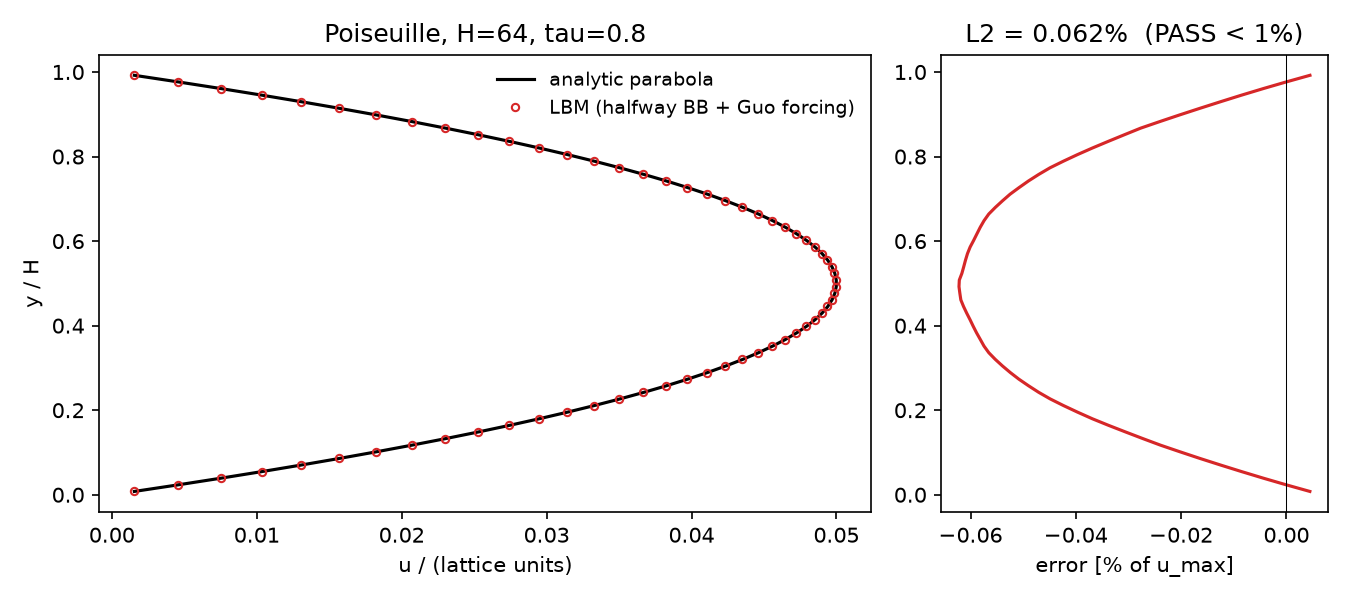

Write Python code to recreate this figure.
#!/usr/bin/env python3
"""Phase 2 gate #1: body-force-driven plane Poiseuille flow.

Converged velocity profile vs the analytic parabola
    u(y) = 4 u_max yhat (1 - yhat),   u_max = F H^2 / (8 rho nu)
PASS: relative L2 error < 1%.

tau and u_max come from scenes/channel_poiseuille.yaml through the units
discipline; the grid adds the two wall rows on top of H so the channel is
exactly H = cells_per_char cells wide (halfway bounce-back puts the
no-slip planes half a cell inside the wall rows).
"""

from __future__ import annotations

import sys
from pathlib import Path

sys.path.insert(0, str(Path(__file__).resolve().parent.parent))

import matplotlib
matplotlib.use("Agg")
import matplotlib.pyplot as plt
import torch

from lbm.config import load_scene
from lbm.solver import Solver

OUT = Path(__file__).resolve().parent


def solver_class(name: str):
    if name == "fused":
        from lbm.fused import FusedSolver
        return FusedSolver
    return Solver


def main(device: str = "auto", solver: str = "reference") -> int:
    scene = load_scene("channel_poiseuille")
    tau, u_max = scene.units.tau, scene.units.u_lat
    h = int(scene.units.cells)             # channel height H in cells
    nu = scene.units.nu_lat
    fx = 8.0 * nu * u_max / h**2           # force that yields u_max
    nx, ny = 64, h + 2                     # periodic x; +2 wall rows

    s = solver_class(solver)(
        nx, ny, tau=tau, u_char=u_max, device=device,
        inlet_outlet=False, wall_y=True, body_force=(fx, 0.0),
        init_noise=0.0, scene_name="poiseuille_validation")
    print(f"Poiseuille: H={h}, tau={tau}, nu={nu:.4g}, fx={fx:.4g}, "
          f"target u_max={u_max}, device={s.device}")

    prev = None
    for chunk in range(200):
        for _ in range(2000):
            s.step()
        _, u = s.macroscopics()
        prof = u[0, nx // 2, 1:-1].clone()
        if prev is not None:
            delta = float((prof - prev).abs().max()) / u_max
            if delta < 1e-9:
                break
        prev = prof
    print(f"converged after {s.step_count} steps (delta={delta:.2e})")

    y = torch.arange(1, ny - 1, dtype=torch.float32) - 0.5   # wall at y=0.5
    y_hat = y / h
    analytic = 4.0 * u_max * y_hat * (1.0 - y_hat)
    prof = prof.cpu()
    l2 = float(((prof - analytic) ** 2).mean().sqrt()
               / (analytic ** 2).mean().sqrt())
    ok = l2 < 0.01

    fig, (ax, ax2) = plt.subplots(
        1, 2, figsize=(9, 4), gridspec_kw={"width_ratios": [2, 1]})
    ax.plot(analytic, y_hat, "k-", lw=1.5, label="analytic parabola")
    ax.plot(prof, y_hat, "o", ms=3.5, mfc="none", color="#d62728",
            label="LBM (halfway BB + Guo forcing)")
    ax.set_xlabel("u / (lattice units)")
    ax.set_ylabel("y / H")
    ax.legend(frameon=False, fontsize=9)
    ax.set_title(f"Poiseuille, H={h}, tau={tau}")
    err = (prof - analytic) / u_max * 100
    ax2.plot(err, y_hat, "-", color="#d62728")
    ax2.axvline(0, color="k", lw=0.5)
    ax2.set_xlabel("error [% of u_max]")
    ax2.set_title(f"L2 = {l2 * 100:.3f}%  ({'PASS' if ok else 'FAIL'} < 1%)")
    fig.tight_layout()
    fig.savefig(OUT / "poiseuille.png", dpi=150)

    print(f"L2 error = {l2 * 100:.4f}%  ->  {'PASS' if ok else 'FAIL'}")
    return 0 if ok else 1


if __name__ == "__main__":
    dev = sys.argv[1] if len(sys.argv) > 1 else "auto"
    slv = sys.argv[2] if len(sys.argv) > 2 else "reference"
    sys.exit(main(dev, slv))
